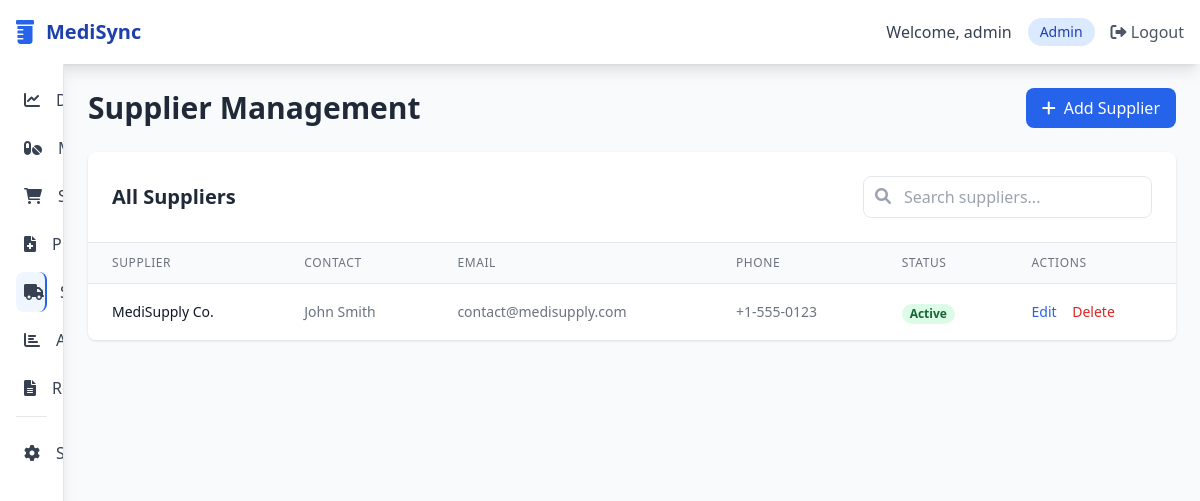
Screenshot of /suppliers (signed in) with the database file from the repository.
### models.py (models this page shows, shortened)
class User(UserMixin, db.Model):
    __tablename__ = 'users'
    id = db.Column(db.Integer, primary_key=True)
    username = db.Column(db.String(80), unique=True, nullable=False)
    email = db.Column(db.String(120), unique=True, nullable=False)
    password_hash = db.Column(db.String(128))
    role = db.Column(db.String(20), nullable=False)  # admin, pharmacist, cashier
    is_active = db.Column(db.Boolean, default=True)
    created_at = db.Column(db.DateTime, default=datetime.utcnow)
    last_login = db.Column(db.DateTime)
    def can_access_module(self, module):
        access_rules = {
            'admin': ['dashboard', 'medicines', 'sales', 'prescriptions', 'suppliers', 'analytics', 'reports', 'settings'],
            'pharmacist': ['dashboard', 'medicines', 'sales', 'prescriptions', 'reports'],
            'cashier': ['dashboard', 'sales']
        }
        return module in access_rules.get(self.role, [])

class Supplier(db.Model):
    id = db.Column(db.Integer, primary_key=True)
    name = db.Column(db.String(100), nullable=False)
    contact_person = db.Column(db.String(100))
    email = db.Column(db.String(100))
    phone = db.Column(db.String(20))
    address = db.Column(db.Text)
    tax_id = db.Column(db.String(50))
    payment_terms = db.Column(db.String(100))
    is_active = db.Column(db.Boolean, default=True)
    created_at = db.Column(db.DateTime, default=datetime.utcnow)

### app.py (the view)
@app.route('/suppliers')
@login_required
def suppliers():
    if not current_user.can_access_module('suppliers'):
        flash('Access denied', 'danger')
        return redirect(url_for('dashboard'))
    suppliers_list = Supplier.query.all()
    return render_template('suppliers/index.html', suppliers=suppliers_list)

### app.py (called while the page is built)
@login_manager.user_loader
def load_user(user_id):
    return User.query.get(int(user_id))

### templates/suppliers/index.html (shortened to what this page needs)
{% extends "base.html" %}
{% block content %}
<div class="flex justify-between items-center mb-6">
    <h1 class="text-3xl font-bold text-gray-800">Supplier Management</h1>
    <a href="{{ url_for('add_supplier') }}" class="bg-blue-600 text-white px-4 py-2 rounded-lg hover:bg-blue-700 transition duration-200">
        <i class="fas fa-plus mr-2"></i>Add Supplier
    </a>
</div>
<div class="bg-white rounded-lg shadow overflow-hidden">
    <div class="p-6 border-b">
        <div class="flex justify-between items-center">
            <h2 class="text-xl font-semibold text-gray-800">All Suppliers</h2>
            <div class="relative">
                <input type="text" placeholder="Search suppliers..." class="pl-10 pr-4 py-2 border rounded-lg focus:outline-none focus:ring-2 focus:ring-blue-500">
                <i class="fas fa-search absolute left-3 top-3 text-gray-400"></i>
            </div>
        </div>
    </div>
    <div class="overflow-x-auto">
        <table class="min-w-full divide-y divide-gray-200">
            <thead class="bg-gray-50">
                <tr>
                    <th class="px-6 py-3 text-left text-xs font-medium text-gray-500 uppercase tracking-wider">Supplier</th>
                    <th class="px-6 py-3 text-left text-xs font-medium text-gray-500 uppercase tracking-wider">Contact</th>
                    <th class="px-6 py-3 text-left text-xs font-medium text-gray-500 uppercase tracking-wider">Email</th>
                    <th class="px-6 py-3 text-left text-xs font-medium text-gray-500 uppercase tracking-wider">Phone</th>
                    <th class="px-6 py-3 text-left text-xs font-medium text-gray-500 uppercase tracking-wider">Status</th>
                    <th class="px-6 py-3 text-left text-xs font-medium text-gray-500 uppercase tracking-wider">Actions</th>
                </tr>
            </thead>
            <tbody class="bg-white divide-y divide-gray-200">
                {% for supplier in suppliers %}
                <tr>
                    <td class="px-6 py-4 whitespace-nowrap">
                        <div class="text-sm font-medium text-gray-900">{{ supplier.name }}</div>
                    </td>
                    <td class="px-6 py-4 whitespace-nowrap text-sm text-gray-500">
                        {{ supplier.contact_person or 'N/A' }}
                    </td>
                    <td class="px-6 py-4 whitespace-nowrap text-sm text-gray-500">
                        {{ supplier.email or 'N/A' }}
                    </td>
                    <td class="px-6 py-4 whitespace-nowrap text-sm text-gray-500">
                        {{ supplier.phone or 'N/A' }}
                    </td>
                    <td class="px-6 py-4 whitespace-nowrap">
                        <span class="px-2 inline-flex text-xs leading-5 font-semibold rounded-full
                            {% if supplier.is_active %}bg-green-100 text-green-800
                            {% else %}bg-red-100 text-red-800{% endif %}">
                            {{ 'Active' if supplier.is_active else 'Inactive' }}
                        </span>
                    </td>
                    <td class="px-6 py-4 whitespace-nowrap text-sm font-medium">
                        <button class="text-blue-600 hover:text-blue-900 mr-3">Edit</button>
                        <button class="text-red-600 hover:text-red-900">Delete</button>
                    </td>
                </tr>
                {% endfor %}
            </tbody>
        </table>
    </div>
</div>
{% endblock %}

### templates/base.html (shortened to what this page needs)
<!DOCTYPE html>
<html lang="en">
<head>
    <script src="https://cdn.tailwindcss.com"></script>
    <link href="https://cdnjs.cloudflare.com/ajax/libs/font-awesome/6.0.0/css/all.min.css" rel="stylesheet">
</head>
<body class="bg-gray-50">
    <nav class="bg-white shadow-lg">
        <div class="max-w-7xl mx-auto px-4">
            <div class="flex justify-between items-center h-16">
                <div class="flex items-center">
                    <i class="fas fa-prescription-bottle text-blue-600 text-2xl mr-3"></i>
                    <span class="text-xl font-bold text-blue-800">MediSync</span>
                </div>
                <div class="flex items-center space-x-4">
                    <span class="text-gray-700">Welcome, {{ current_user.username }}</span>
                    <span class="px-3 py-1 bg-blue-100 text-blue-800 rounded-full text-sm">{{ current_user.role|title }}</span>
                    <a href="{{ url_for('logout') }}" class="text-gray-600 hover:text-blue-600 transition duration-200">
                        <i class="fas fa-sign-out-alt"></i> Logout
                    </a>
                </div>
            </div>
        </div>
    </nav>
    <div class="flex">
        <div class="sidebar bg-white w-16 hover:w-64 h-screen shadow-lg overflow-hidden border-r border-gray-200">
            <div class="p-4">
                <ul class="space-y-2">
                    <li>
                        <a href="{{ url_for('dashboard') }}" class="menu-item flex items-center p-2 text-gray-700 hover:bg-blue-50 rounded-lg ">
                            <i class="fas fa-chart-line w-8 text-center"></i>
                            <span class="ml-4 font-medium">Dashboard</span>
                        </a>
                    </li>
                    {% if current_user.role in ['admin', 'pharmacist'] %}
                    <li>
                        <a href="{{ url_for('medicines') }}" class="menu-item flex items-center p-2 text-gray-700 hover:bg-blue-50 rounded-lg ">
                            <i class="fas fa-pills w-8 text-center"></i>
                            <span class="ml-4 font-medium">Medicines</span>
                        </a>
                    </li>
                    {% endif %}
                    <li>
                        <a href="{{ url_for('sales') }}" class="menu-item flex items-center p-2 text-gray-700 hover:bg-blue-50 rounded-lg ">
                            <i class="fas fa-shopping-cart w-8 text-center"></i>
                            <span class="ml-4 font-medium">Sales</span>
                        </a>
                    </li>
                    {% if current_user.role in ['admin', 'pharmacist'] %}
                    <li>
                        <a href="{{ url_for('prescriptions') }}" class="menu-item flex items-center p-2 text-gray-700 hover:bg-blue-50 rounded-lg ">
                            <i class="fas fa-file-medical w-8 text-center"></i>
                            <span class="ml-4 font-medium">Prescriptions</span>
                        </a>
                    </li>
                    {% endif %}
                    {% if current_user.role == 'admin' %}
                    <li>
                        <a href="{{ url_for('suppliers') }}" class="menu-item flex items-center p-2 text-gray-700 hover:bg-blue-50 rounded-lg {% if request.endpoint.startswith('supplier') %}bg-blue-50 text-blue-600 border-r-2 border-blue-600{% endif %}">
                            <i class="fas fa-truck w-8 text-center"></i>
                            <span class="ml-4 font-medium">Suppliers</span>
                        </a>
                    </li>
                    {% endif %}
                    {% if current_user.role == 'admin' %}
                    <li>
                        <a href="{{ url_for('analytics') }}" class="menu-item flex items-center p-2 text-gray-700 hover:bg-blue-50 rounded-lg ">
                            <i class="fas fa-chart-bar w-8 text-center"></i>
                            <span class="ml-4 font-medium">Analytics</span>
                        </a>
                    </li>
                    {% endif %}
                    {% if current_user.role in ['admin', 'pharmacist'] %}
                    <li>
                        <a href="{{ url_for('reports') }}" class="menu-item flex items-center p-2 text-gray-700 hover:bg-blue-50 rounded-lg ">
                            <i class="fas fa-file-alt w-8 text-center"></i>
                            <span class="ml-4 font-medium">Reports</span>
                        </a>
                    </li>
                    {% endif %}
                    {% if current_user.role == 'admin' %}
                    <li class="pt-4 mt-4 border-t border-gray-200">
                        <a href="{{ url_for('settings') }}" class="menu-item flex items-center p-2 text-gray-700 hover:bg-blue-50 rounded-lg ">
                            <i class="fas fa-cog w-8 text-center"></i>
                            <span class="ml-4 font-medium">Settings</span>
                        </a>
                    </li>
                    {% endif %}
                </ul>
            </div>
        </div>
        <main class="flex-1 p-6 overflow-auto">
            {% block content %}{% endblock %}
        </main>
    </div>
</body>
</html>

### templates/base.html (style rules this page uses)
.sidebar { transition: width 0.3s; }
.menu-item { transition: all 0.2s; }

### rows the page displays
User: username "admin", role "Admin"
Supplier: name "MediSupply Co.", contact_person "John Smith", email "contact@medisupply.com", phone "+1-555-0123", is_active "Active"
